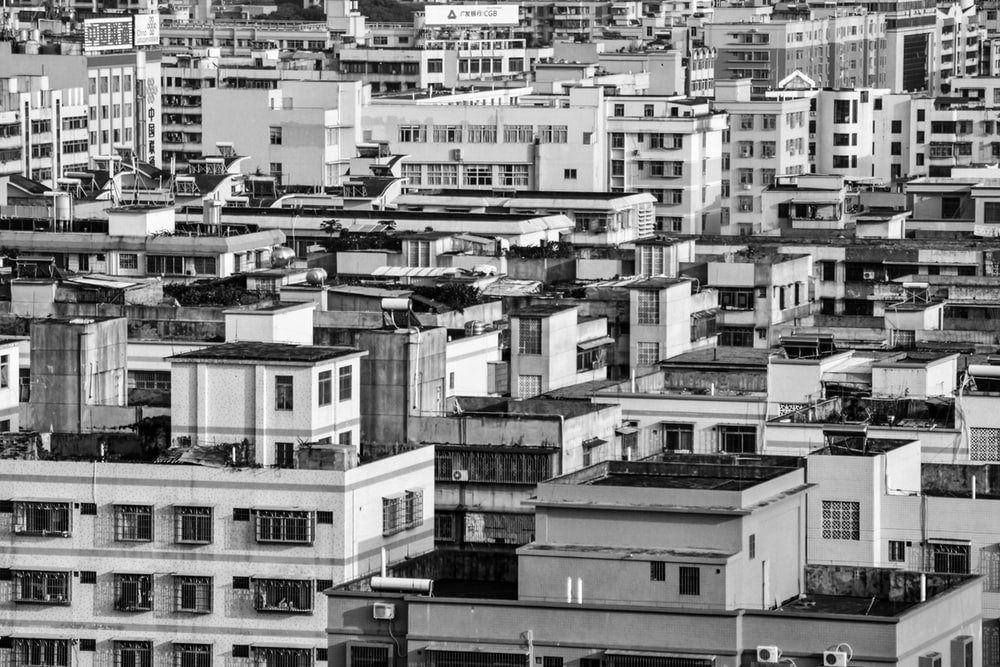
#> input picture urban3.tiff, 1000 x 667 px, found by its file name
$ python homework2.py
#> lines starting #> are read from the running program, lines starting #| are printed output that depends on the picture
import Image
f = "C:\\Users\\輗em\\Desktop\\image homework 2\\urban3.tiff" #input image
picfilter = "filter.tiff" #output image
img = Image.open(f) #open the input image
#> img is the input picture: PIL image 1000x667 L; min 0, max 255, mean 130.4
class kernel:
    def __init__(self):

        self.size = img.size
#> self.size = (1000, 667)
        self.width = img.size[0] #get the size of columns
#> self.width = 1000
        self.height = img.size[1] #get the size of rows
#> self.height = 667
        self.pixels = img.load() #get the image value
        self.imgfilter = Image.new(img.mode,img.size,color=0) #create a new empty image
#> self.imgfilter: PIL image 1000x667 L; every value is 0

    def filtered(self):
        self.kernel_1 = [0,0,1,0,0,0,0,0,0] #first filter
        self.kernel_2 = [0,0,0,0,1.5,0,0,0,0] #second filter
        self.kernel_3 = [2,5,2,0,0,0,-2,-5,-2] #third filter

        for c in range(1,self.width-1):
            for r in range(1,self.height-1):
                self.total = 0
                for k in range(3):
                    self.counter=8
                    self.counter = self.counter-k
                    for m in range(3):
                        #self.total += ((self.pixels[c-k+1,r-m+1])*int(self.kernel_1[self.counter]))
                        #self.total += ((self.pixels[c-k+1,r-m+1])*int(self.kernel_2[self.counter]))
                        self.total += ((self.pixels[c-k+1,r-m+1])*int(self.kernel_3[self.counter]))
                        self.counter-=3


                new_value = int(self.total)
                if new_value <0 :
                    self.imgfilter.putpixel((c,r),0)
                elif new_value > 255:
                     self.imgfilter.putpixel((c,r),255)
                else:
                    self.imgfilter.putpixel((c,r),new_value)
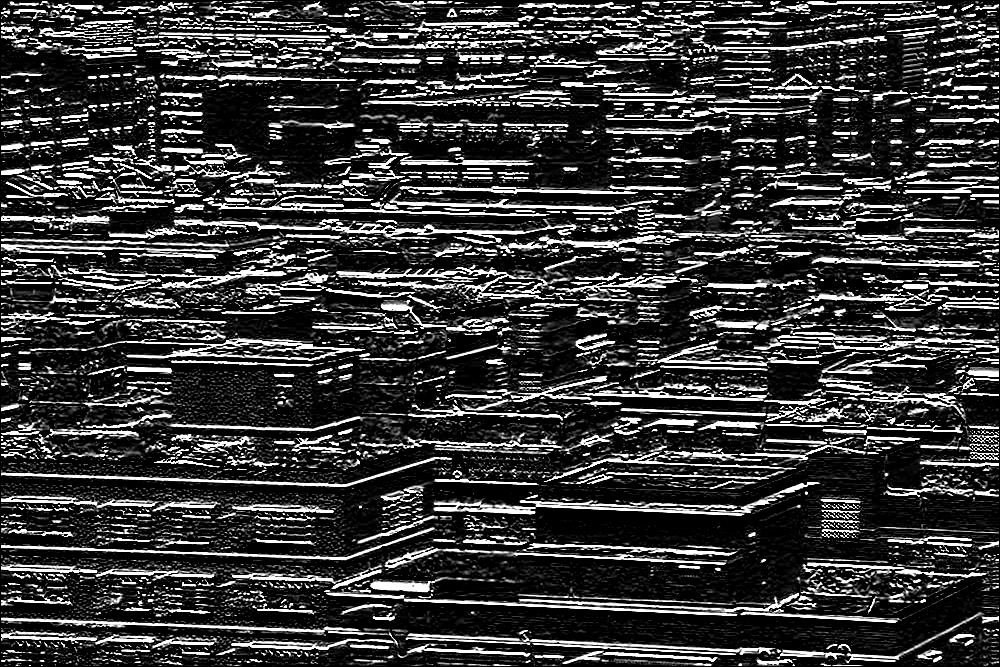
#> self.imgfilter: PIL image 1000x667 L; min 0, max 255, mean 56.9

        self.imgfilter.save(picfilter)#save the image with filter
s=kernel()
s.filtered()

$ run again, with img1 filter1.tiff copied over urban3.tiff
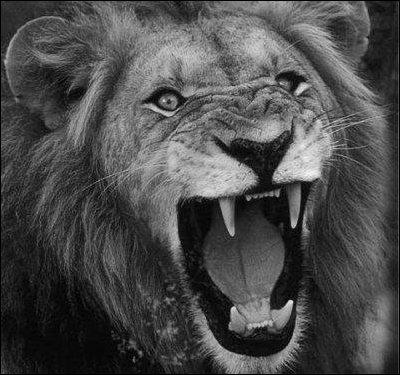
#> input picture img1 filter1.tiff, 400 x 375 px, found by its file name
#> img is the input picture: PIL image 400x375 L; min 0, max 247, mean 75
#> after the loop in filtered, `for c in range(1,self.width-1):`:
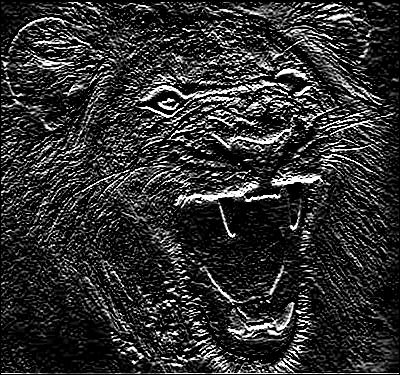
#> self.imgfilter: PIL image 400x375 L; min 0, max 255, mean 47.2

$ run again, with img1 filter3.tiff copied over urban3.tiff
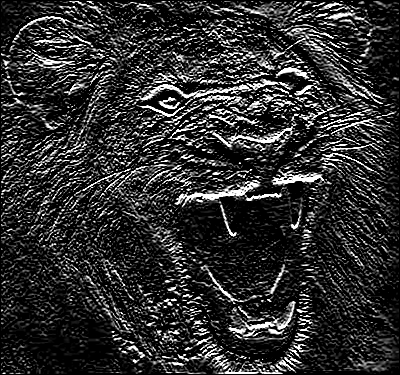
#> input picture img1 filter3.tiff, 400 x 375 px, found by its file name
#> img is the input picture: PIL image 400x375 L; min 0, max 255, mean 47
#> after the loop in filtered, `for c in range(1,self.width-1):`:
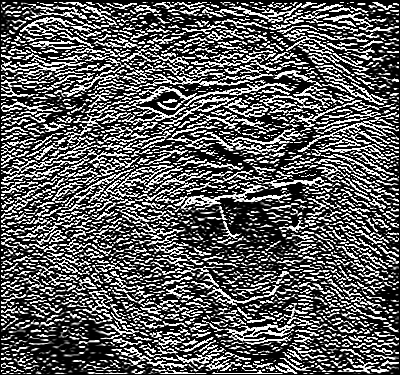
#> self.imgfilter: PIL image 400x375 L; min 0, max 255, mean 91.4
